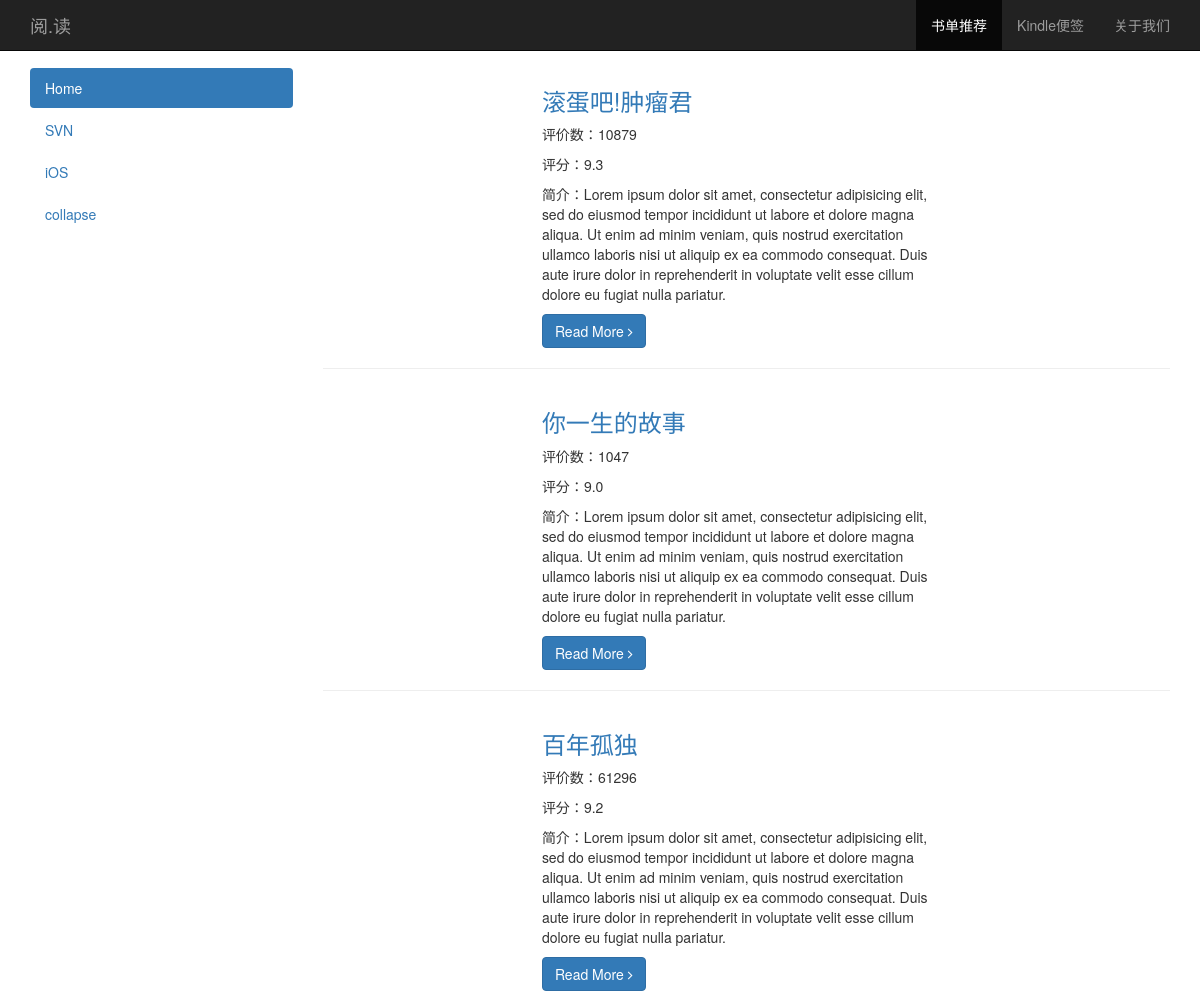
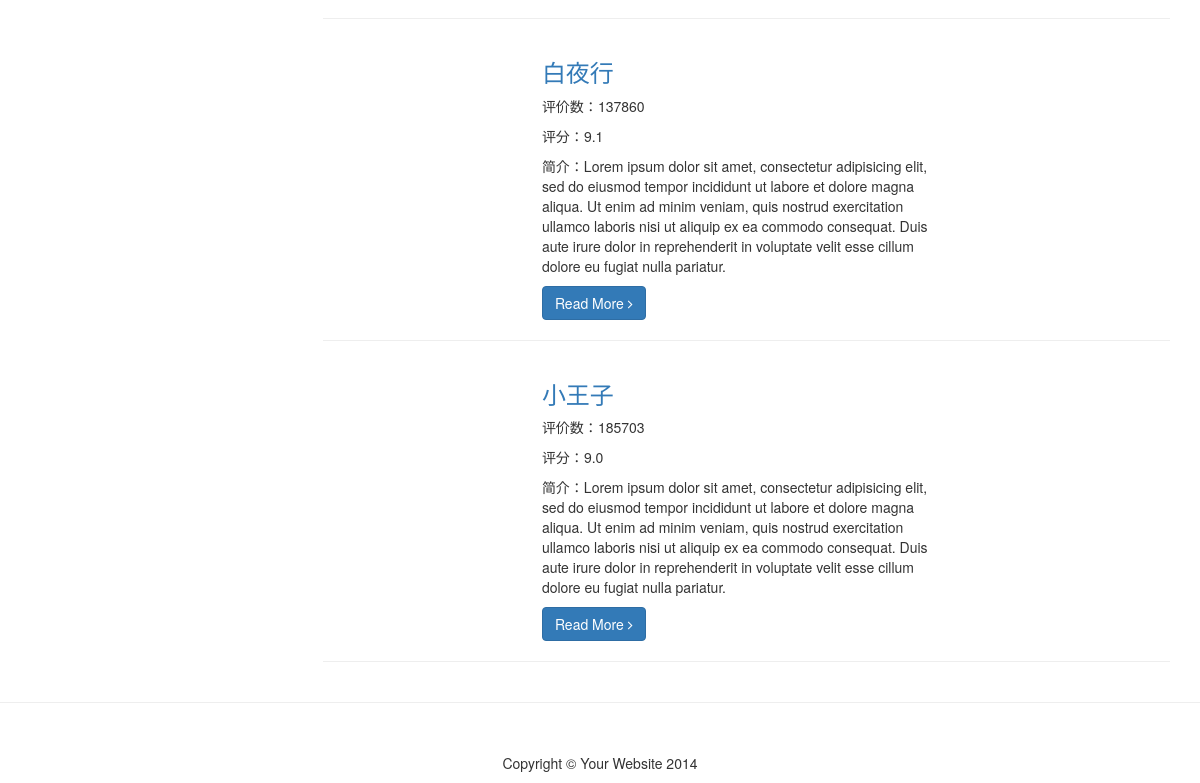
/book_recommend_pages/, run on the app's committed database (2 pictures, top to bottom).
### apps/book_recommend/models.py (models this page shows)
class BookInfo(models.Model):
    title = models.CharField(max_length=30)
    rates = models.CharField(max_length=10)
    votes = models.CharField(max_length=10)
    imgUrl = models.CharField(max_length=50)
    tag = models.CharField(max_length=10)
    detailUrl = models.CharField(max_length=50)
    intro = models.CharField(max_length=1000)

### apps/book_recommend/views.py (the view)
# urls.py: url(r'^book_recommend_pages/$', 'book_recommend.views.pages', name='book_recommend_pages'),
def pages(request):
    books = BookInfo.objects.all()
    t = loader.get_template('book_recommend_pages.html')
    c = Context({'books':books})
    return HttpResponse(t.render(c))

### templates/book_recommend_pages.html (shortened to what this page needs)
{% extends "base.html" %}
{% block content %}
<div class="container" style = "padding-top:18px">
<div class="row">
      <div class="col-md-3">
      <ul class="nav nav-pills nav-stacked">
        <li class="active"><a href="#">Home</a></li>
        <li><a href="#">SVN</a></li>
        <li><a href="#">iOS</a></li>
        <li>
          <a data-toggle="collapse" data-parent="#accordion" href="#collapseOne">collapse</a>
        </li>
      </ul>
      </div>
      <div class="col-md-9">
        {%for book in books%}
        <div class="row">
            <div class="col-md-3">
            </div>
            <div class="col-md-6">
                <h3>
                    <a href="blog-post.html">{{book.title}}</a>
                </h3>
                <p>评价数：{{book.votes}}</p>
                <p>评分：{{book.rates}}</p>
                <p>简介：Lorem ipsum dolor sit amet, consectetur adipisicing elit, sed do eiusmod tempor incididunt ut labore et dolore magna aliqua. Ut enim ad minim veniam, quis nostrud exercitation ullamco laboris nisi ut aliquip ex ea commodo consequat. Duis aute irure dolor in reprehenderit in voluptate velit esse cillum dolore eu fugiat nulla pariatur.</p>
                <a class="btn btn-primary" href="blog-post.html">Read More <i class="fa fa-angle-right"></i></a>
            </div>
        </div>
        <hr>
        {%endfor%}
      </div>
</div>
</div>
{% endblock %}

### static/css/modern-business.css (style rules this page uses)
html, body { height: 100%; }
body { padding-top: 50px; }

### data on the page
BookInfo: title "滚蛋吧!肿瘤君", votes "10879", rates "9.3"
BookInfo: title "你一生的故事", votes "1047", rates "9.0"
BookInfo: title "百年孤独", votes "61296", rates "9.2"
BookInfo: title "白夜行", votes "137860", rates "9.1"
BookInfo: title "小王子", votes "185703", rates "9.0"
